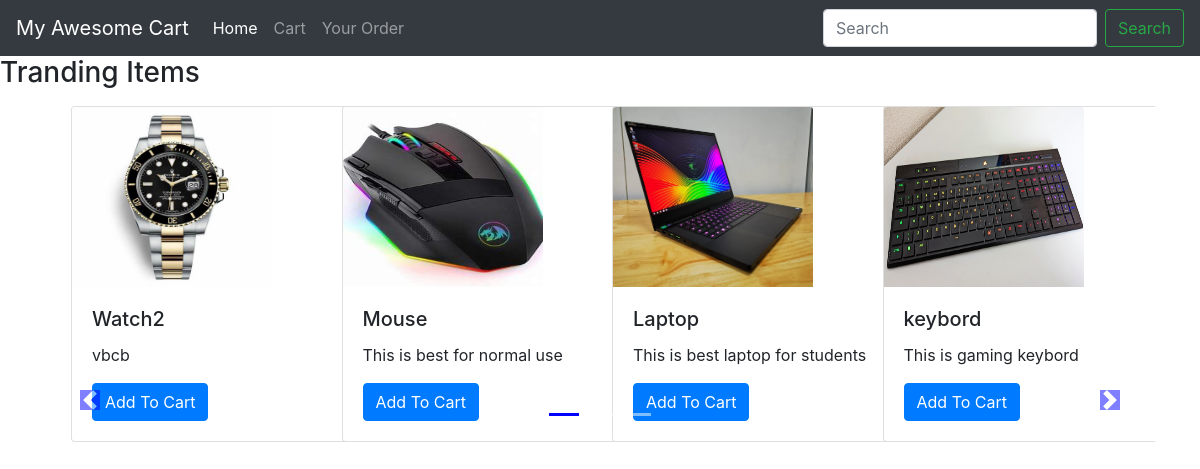
The app's page /shop/ with its own data.
### shop/models.py (models this page shows)
class Product(models.Model):
    product_id = models.AutoField
    product_name = models.CharField(max_length=50)
    category = models.CharField(max_length=50, default="")
    subcategory = models.CharField(max_length=50, default="")
    price = models.IntegerField(default=0)
    desc = models.CharField(max_length=300)
    pub_date = models.DateField()
    image = models.ImageField(upload_to='shop/images', default="")
    def __str__(self):
        return self.product_name

### shop/views.py (the view)
# urls.py: path('', views.index, name='index') ]
def index(request):
    products= Product.objects.all()
    print(products)
    n = len(products)
    nSlides = n//4 + ceil((n/4)-(n//4))
    context= {'no_of_slides':nSlides, 'range': range(nSlides), 'product': products}
    return render(request, 'shop/index.html',context)

### shop/templates/shop/index.html (shortened to what this page needs)
{% extends 'shop/basic.html' %}
{% block body%}
{% load static %}
<h3>Tranding Items</h3>
<div class="container">
  <div id="demo" class="carousel slide my-3" data-ride="carousel">
      <ul class="carousel-indicators">
        <li data-target="#demo" data-slide-to="0" class="active"></li>
        {% for i in range%}
        <li data-target="#demo" data-slide-to="{{i}}" ></li>
        {% endfor%}
      </ul>
      <div class="container carousel-inner no-padding">
        <div class="carousel-item active">
          <div class="col-xs-3 col-sm-3 col-md-3">
            <div class="card" style="width: 18rem;">
              <img src='/media/{{product.0.image}}' class="card-img-top" alt="...">
              <div class="card-body">
                  <h5 class="card-title">{{product.0.product_name}}</h5>
                  <p class="card-text">{{product.0.desc}}</p>
                  <a href="#" class="btn btn-primary">Add To Cart</a>
              </div>
            </div>
         </div>
         {% for i in product|slice:"1:"%}
          <div class="col-xs-3 col-sm-3 col-md-3">
            <div class="card" style="width: 18rem;">
              <img src='/media/{{i.image}}' class="card-img-top" alt="...">
              <div class="card-body">
                <h5 class="card-title">{{i.product_name}}</h5>
                <p class="card-text">{{i.desc}}</p>
                <a href="#" class="btn btn-primary">Add To Cart</a>
              </div>
            </div>
          </div>
          {% if forloop.counter|divisibleby:3 and forloop.counter > 0  and not forloop.last %}
         </div><div class="carousel-item">
          {% endif%}
          {% endfor %}
          </div>
</div>
</div>
      <a class="carousel-control-prev" href="#demo" data-slide="prev">
          <span class="carousel-control-prev-icon"></span>
      </a>
      <a class="carousel-control-next" href="#demo" data-slide="next">
          <span class="carousel-control-next-icon"></span>
      </a>
{% endblock %}

### shop/templates/shop/basic.html (shortened to what this page needs)
<!doctype html>
<html lang="en">
  <head>
    <link rel="stylesheet" href="https://stackpath.bootstrapcdn.com/bootstrap/4.2.1/css/bootstrap.min.css">
  </head>
  <body>
    <nav class="navbar navbar-expand-lg navbar-dark bg-dark">
  <a class="navbar-brand" href="#">My Awesome Cart</a>
  <div class="collapse navbar-collapse" id="navbarSupportedContent">
    <ul class="navbar-nav mr-auto">
      <li class="nav-item active">
        <a class="nav-link" href="/shop/">Home <span class="sr-only">(current)</span></a>
      </li>
      <li class="nav-item">
        <a class="nav-link" href="#">Cart</a>
      </li>
      <li class="nav-item">
        <a class="nav-link" href="#">Your Order</a>
      </li>
    </ul>
    <form class="form-inline my-2 my-lg-0">
      <input class="form-control mr-sm-2" type="search" placeholder="Search" aria-label="Search">
      <button class="btn btn-outline-success my-2 my-sm-0" type="submit">Search</button>
    </form>
  </div>
</nav>
{% block body%}
 {% endblock %}
  </body>
</html>

### records on screen
Product: image (picture), product_name "Watch2", desc "vbcb"
Product: image (picture), product_name "Mouse", desc "This is best for normal use"
Product: image (picture), product_name "Laptop", desc "This is best laptop for students"
Product: image (picture), product_name "keybord", desc "This is gaming keybord"
